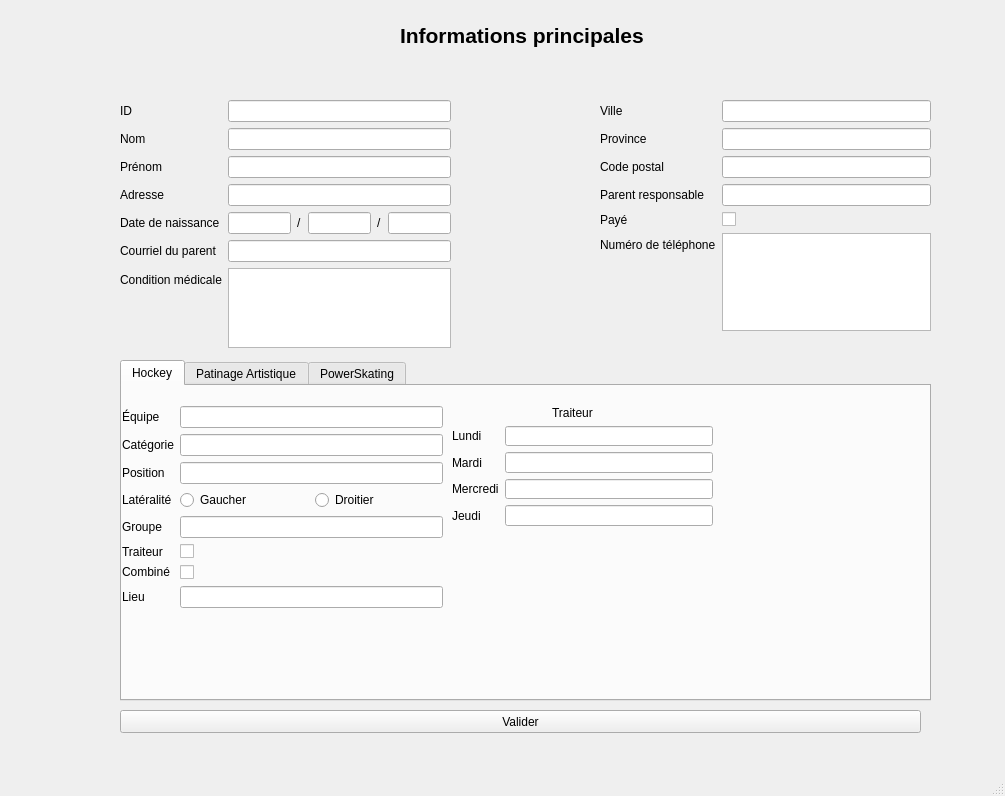
<?xml version="1.0" encoding="UTF-8"?>
<ui version="4.0">
 <class>ajoutermodifierpat</class>
 <widget class="QMainWindow" name="ajoutermodifierpat">
  <property name="geometry">
   <rect>
    <x>0</x>
    <y>0</y>
    <width>1005</width>
    <height>796</height>
   </rect>
  </property>
  <property name="windowTitle">
   <string>Ajouter patineur</string>
  </property>
  <widget class="QWidget" name="centralwidget">
   <widget class="QWidget" name="ajouterPatineur" native="true">
    <property name="geometry">
     <rect>
      <x>0</x>
      <y>10</y>
      <width>1001</width>
      <height>741</height>
     </rect>
    </property>
    <widget class="QLabel" name="label_14">
     <property name="geometry">
      <rect>
       <x>400</x>
       <y>10</y>
       <width>271</width>
       <height>31</height>
      </rect>
     </property>
     <property name="font">
      <font>
       <pointsize>16</pointsize>
       <weight>75</weight>
       <bold>true</bold>
      </font>
     </property>
     <property name="text">
      <string>Informations principales</string>
     </property>
    </widget>
    <widget class="QTabWidget" name="TabHockey">
     <property name="geometry">
      <rect>
       <x>120</x>
       <y>350</y>
       <width>811</width>
       <height>341</height>
      </rect>
     </property>
     <property name="currentIndex">
      <number>0</number>
     </property>
     <widget class="QWidget" name="tab">
      <attribute name="title">
       <string>Hockey</string>
      </attribute>
      <widget class="QWidget" name="formLayoutWidget_3">
       <property name="geometry">
        <rect>
         <x>0</x>
         <y>20</y>
         <width>321</width>
         <height>251</height>
        </rect>
       </property>
       <layout class="QFormLayout" name="formLayout_3">
        <item row="0" column="0">
         <widget class="QLabel" name="label_15">
          <property name="text">
           <string>Équipe</string>
          </property>
         </widget>
        </item>
        <item row="1" column="0">
         <widget class="QLabel" name="label_16">
          <property name="text">
           <string>Catégorie</string>
          </property>
         </widget>
        </item>
        <item row="2" column="0">
         <widget class="QLabel" name="label_17">
          <property name="text">
           <string>Position</string>
          </property>
         </widget>
        </item>
        <item row="3" column="0">
         <widget class="QLabel" name="label_18">
          <property name="text">
           <string>Latéralité</string>
          </property>
         </widget>
        </item>
        <item row="4" column="0">
         <widget class="QLabel" name="label_19">
          <property name="text">
           <string>Groupe</string>
          </property>
         </widget>
        </item>
        <item row="5" column="0">
         <widget class="QLabel" name="label_20">
          <property name="text">
           <string>Traiteur</string>
          </property>
         </widget>
        </item>
        <item row="6" column="0">
         <widget class="QLabel" name="label_21">
          <property name="text">
           <string>&lt;html&gt;&lt;head/&gt;&lt;body&gt;&lt;p&gt;Combiné&lt;/p&gt;&lt;/body&gt;&lt;/html&gt;</string>
          </property>
         </widget>
        </item>
        <item row="0" column="1">
         <widget class="QLineEdit" name="equipelineEdit"/>
        </item>
        <item row="1" column="1">
         <widget class="QLineEdit" name="catlineEdit"/>
        </item>
        <item row="2" column="1">
         <widget class="QLineEdit" name="positionlineEdit"/>
        </item>
        <item row="4" column="1">
         <widget class="QLineEdit" name="groupeHocklineEdit"/>
        </item>
        <item row="6" column="1">
         <widget class="QCheckBox" name="CombinecheckBox">
          <property name="text">
           <string/>
          </property>
         </widget>
        </item>
        <item row="5" column="1">
         <widget class="QCheckBox" name="traiteurCheck">
          <property name="text">
           <string/>
          </property>
         </widget>
        </item>
        <item row="7" column="0">
         <widget class="QLabel" name="Lieulabel">
          <property name="text">
           <string>Lieu</string>
          </property>
         </widget>
        </item>
        <item row="7" column="1">
         <widget class="QLineEdit" name="LieulineEdit"/>
        </item>
        <item row="3" column="1">
         <layout class="QHBoxLayout" name="horizontalLayout">
          <item>
           <widget class="QRadioButton" name="gaucheradioButton">
            <property name="text">
             <string>Gaucher</string>
            </property>
           </widget>
          </item>
          <item>
           <widget class="QRadioButton" name="droitierradioButton">
            <property name="text">
             <string>Droitier</string>
            </property>
           </widget>
          </item>
         </layout>
        </item>
       </layout>
      </widget>
      <widget class="QWidget" name="traiteurWid" native="true">
       <property name="geometry">
        <rect>
         <x>330</x>
         <y>40</y>
         <width>261</width>
         <height>100</height>
        </rect>
       </property>
       <layout class="QFormLayout" name="traiteurLayout">
        <item row="0" column="0">
         <widget class="QLabel" name="label_28">
          <property name="text">
           <string>Lundi</string>
          </property>
         </widget>
        </item>
        <item row="0" column="1">
         <widget class="QLineEdit" name="traitLundilineEdit"/>
        </item>
        <item row="1" column="0">
         <widget class="QLabel" name="label_29">
          <property name="text">
           <string>Mardi</string>
          </property>
         </widget>
        </item>
        <item row="1" column="1">
         <widget class="QLineEdit" name="traitMardilineEdit"/>
        </item>
        <item row="2" column="0">
         <widget class="QLabel" name="label_30">
          <property name="text">
           <string>Mercredi</string>
          </property>
         </widget>
        </item>
        <item row="2" column="1">
         <widget class="QLineEdit" name="traitMercredilineEdit"/>
        </item>
        <item row="3" column="0">
         <widget class="QLabel" name="label_31">
          <property name="text">
           <string>Jeudi</string>
          </property>
         </widget>
        </item>
        <item row="3" column="1">
         <widget class="QLineEdit" name="traitJeudilineEdit"/>
        </item>
       </layout>
      </widget>
      <widget class="QLabel" name="traiteurTitre">
       <property name="geometry">
        <rect>
         <x>430</x>
         <y>20</y>
         <width>47</width>
         <height>13</height>
        </rect>
       </property>
       <property name="text">
        <string>Traiteur</string>
       </property>
      </widget>
     </widget>
     <widget class="QWidget" name="Patinage">
      <attribute name="title">
       <string>Patinage Artistique</string>
      </attribute>
      <widget class="QWidget" name="formLayoutWidget_4">
       <property name="geometry">
        <rect>
         <x>9</x>
         <y>9</y>
         <width>351</width>
         <height>141</height>
        </rect>
       </property>
       <layout class="QFormLayout" name="formLayout_4">
        <item row="0" column="0">
         <widget class="QLabel" name="label_23">
          <property name="text">
           <string>Numéro du club</string>
          </property>
         </widget>
        </item>
        <item row="1" column="0">
         <widget class="QLabel" name="label_24">
          <property name="text">
           <string>Niveau de danse</string>
          </property>
         </widget>
        </item>
        <item row="2" column="0">
         <widget class="QLabel" name="label_25">
          <property name="text">
           <string>Niveau de style libre</string>
          </property>
         </widget>
        </item>
        <item row="3" column="0">
         <widget class="QLabel" name="label_26">
          <property name="text">
           <string>Niveau d'habileté</string>
          </property>
         </widget>
        </item>
        <item row="4" column="0">
         <widget class="QLabel" name="label_27">
          <property name="text">
           <string>Groupe</string>
          </property>
         </widget>
        </item>
        <item row="0" column="1">
         <widget class="QLineEdit" name="clublineEdit"/>
        </item>
        <item row="1" column="1">
         <widget class="QLineEdit" name="danselineEdit"/>
        </item>
        <item row="2" column="1">
         <widget class="QLineEdit" name="stylelineEdit"/>
        </item>
        <item row="3" column="1">
         <widget class="QLineEdit" name="habiletelineEdit"/>
        </item>
        <item row="4" column="1">
         <widget class="QLineEdit" name="PAgroupelineEdit"/>
        </item>
       </layout>
      </widget>
     </widget>
     <widget class="QWidget" name="tab_3">
      <attribute name="title">
       <string>PowerSkating</string>
      </attribute>
      <widget class="QWidget" name="formLayoutWidget_5">
       <property name="geometry">
        <rect>
         <x>10</x>
         <y>10</y>
         <width>281</width>
         <height>48</height>
        </rect>
       </property>
       <layout class="QFormLayout" name="formLayout_5">
        <item row="0" column="0">
         <widget class="QLabel" name="label_32">
          <property name="text">
           <string>Groupe</string>
          </property>
         </widget>
        </item>
        <item row="1" column="0">
         <widget class="QLabel" name="label_33">
          <property name="text">
           <string>Niveau</string>
          </property>
         </widget>
        </item>
        <item row="0" column="1">
         <widget class="QLineEdit" name="gourpePOWlineEdit"/>
        </item>
        <item row="1" column="1">
         <widget class="QLineEdit" name="niveauPowlineEdit"/>
        </item>
       </layout>
      </widget>
     </widget>
    </widget>
    <widget class="QPushButton" name="ValiderpushButton">
     <property name="geometry">
      <rect>
       <x>120</x>
       <y>700</y>
       <width>801</width>
       <height>23</height>
      </rect>
     </property>
     <property name="text">
      <string>Valider</string>
     </property>
    </widget>
    <widget class="QWidget" name="formLayoutWidget_2">
     <property name="geometry">
      <rect>
       <x>600</x>
       <y>90</y>
       <width>331</width>
       <height>231</height>
      </rect>
     </property>
     <layout class="QFormLayout" name="formLayout_2">
      <item row="0" column="0">
       <widget class="QLabel" name="label_8">
        <property name="text">
         <string>Ville</string>
        </property>
       </widget>
      </item>
      <item row="0" column="1">
       <widget class="QLineEdit" name="villelineEdit"/>
      </item>
      <item row="1" column="0">
       <widget class="QLabel" name="label_9">
        <property name="text">
         <string>Province</string>
        </property>
       </widget>
      </item>
      <item row="1" column="1">
       <widget class="QLineEdit" name="provincelineEdit"/>
      </item>
      <item row="2" column="0">
       <widget class="QLabel" name="label_10">
        <property name="text">
         <string>Code postal</string>
        </property>
       </widget>
      </item>
      <item row="2" column="1">
       <widget class="QLineEdit" name="codePostallineEdit"/>
      </item>
      <item row="3" column="0">
       <widget class="QLabel" name="label_11">
        <property name="text">
         <string>Parent responsable</string>
        </property>
       </widget>
      </item>
      <item row="3" column="1">
       <widget class="QLineEdit" name="ParentlineEdit"/>
      </item>
      <item row="4" column="0">
       <widget class="QLabel" name="label_12">
        <property name="text">
         <string>Payé</string>
        </property>
       </widget>
      </item>
      <item row="4" column="1">
       <widget class="QCheckBox" name="payecheckBox">
        <property name="text">
         <string/>
        </property>
       </widget>
      </item>
      <item row="5" column="0">
       <widget class="QLabel" name="label_13">
        <property name="text">
         <string>Numéro de téléphone</string>
        </property>
       </widget>
      </item>
      <item row="5" column="1">
       <widget class="QTextEdit" name="NumTeltextEdit"/>
      </item>
     </layout>
    </widget>
    <widget class="QWidget" name="formLayoutWidget">
     <property name="geometry">
      <rect>
       <x>120</x>
       <y>90</y>
       <width>331</width>
       <height>248</height>
      </rect>
     </property>
     <layout class="QFormLayout" name="formLayout">
      <item row="0" column="0">
       <widget class="QLabel" name="label">
        <property name="text">
         <string>ID</string>
        </property>
       </widget>
      </item>
      <item row="0" column="1">
       <widget class="QLineEdit" name="IDEdit"/>
      </item>
      <item row="1" column="0">
       <widget class="QLabel" name="label_2">
        <property name="text">
         <string>Nom</string>
        </property>
       </widget>
      </item>
      <item row="1" column="1">
       <widget class="QLineEdit" name="nomlineEdit"/>
      </item>
      <item row="2" column="0">
       <widget class="QLabel" name="label_3">
        <property name="text">
         <string>Prénom</string>
        </property>
       </widget>
      </item>
      <item row="2" column="1">
       <widget class="QLineEdit" name="prenomlineEdit"/>
      </item>
      <item row="3" column="0">
       <widget class="QLabel" name="label_4">
        <property name="text">
         <string>Adresse</string>
        </property>
       </widget>
      </item>
      <item row="3" column="1">
       <widget class="QLineEdit" name="adresselineEdit"/>
      </item>
      <item row="4" column="0">
       <widget class="QLabel" name="label_5">
        <property name="text">
         <string>Date de naissance</string>
        </property>
       </widget>
      </item>
      <item row="5" column="0">
       <widget class="QLabel" name="label_6">
        <property name="text">
         <string>Courriel du parent</string>
        </property>
       </widget>
      </item>
      <item row="5" column="1">
       <widget class="QLineEdit" name="courriellineEdit"/>
      </item>
      <item row="6" column="0">
       <widget class="QLabel" name="label_7">
        <property name="text">
         <string>Condition médicale</string>
        </property>
       </widget>
      </item>
      <item row="6" column="1">
       <widget class="QTextEdit" name="condiMedtextEdit"/>
      </item>
      <item row="4" column="1">
       <layout class="QHBoxLayout" name="horizontalLayout_5">
        <item>
         <widget class="QLineEdit" name="jourlineEdit">
          <property name="maxLength">
           <number>2</number>
          </property>
         </widget>
        </item>
        <item>
         <widget class="QLabel" name="label_60">
          <property name="text">
           <string>/</string>
          </property>
         </widget>
        </item>
        <item>
         <widget class="QLineEdit" name="moislineEdit">
          <property name="maxLength">
           <number>2</number>
          </property>
         </widget>
        </item>
        <item>
         <widget class="QLabel" name="label_61">
          <property name="text">
           <string>/</string>
          </property>
         </widget>
        </item>
        <item>
         <widget class="QLineEdit" name="anneeLineEdit">
          <property name="maxLength">
           <number>4</number>
          </property>
         </widget>
        </item>
       </layout>
      </item>
     </layout>
    </widget>
   </widget>
  </widget>
  <widget class="QMenuBar" name="menubar">
   <property name="geometry">
    <rect>
     <x>0</x>
     <y>0</y>
     <width>1005</width>
     <height>21</height>
    </rect>
   </property>
  </widget>
  <widget class="QStatusBar" name="statusbar"/>
 </widget>
 <resources/>
 <connections/>
</ui>
